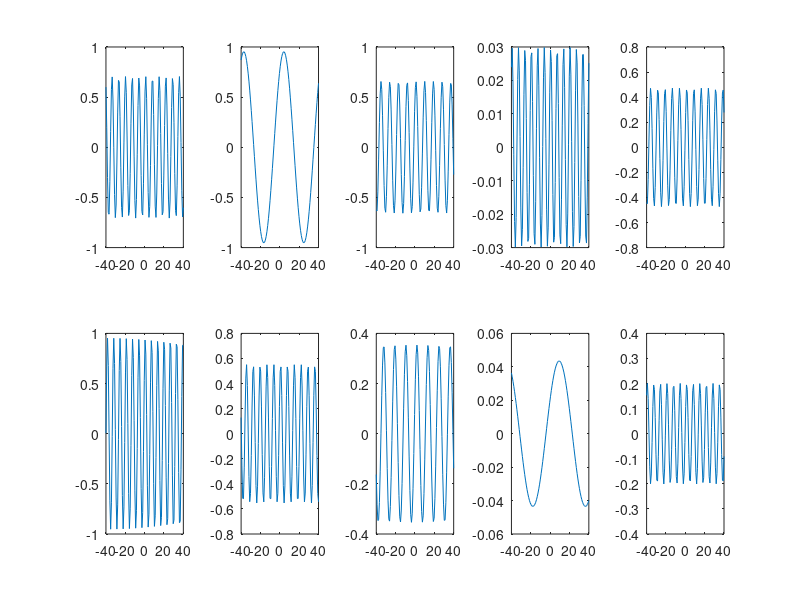
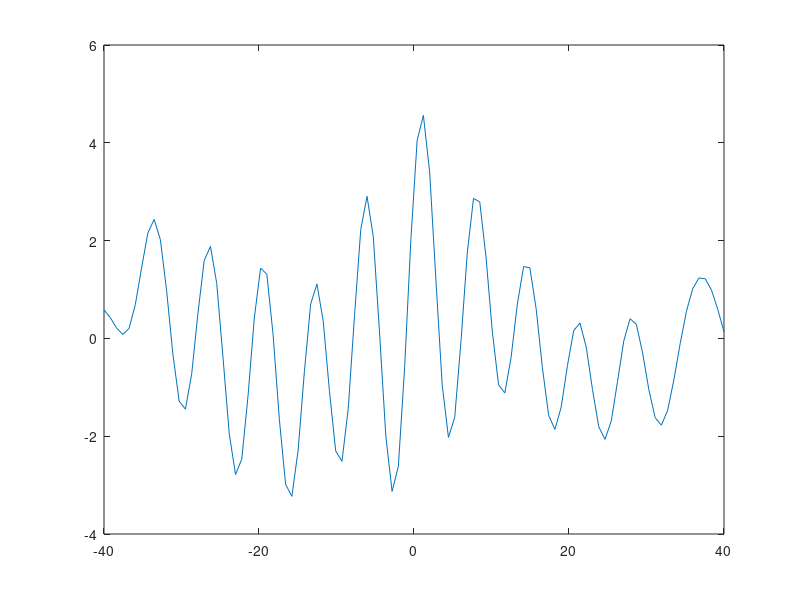

MATLAB code to generate these figures, in order:
clc, clearvars

figure;
list = zeros(1,100);
for i = 1:10
    x=linspace(-40,40);
    y=sin((rand()* x) + rand()) * rand();
    subplot(2,5,i);
    plot(x,y);
    list(1,:) = list(1,:) + y;
end
figure;
x = linspace(-40,40);
plot(x,list);
